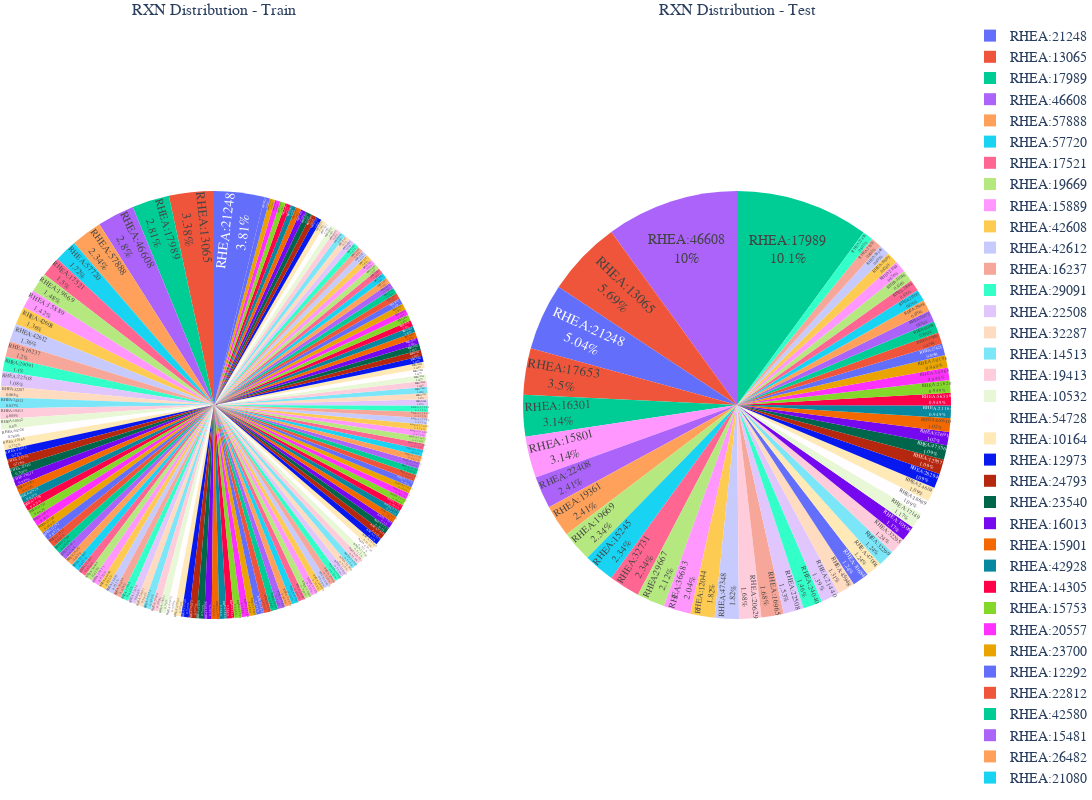

Notebook code cell kept with this figure:
### Code cell
# 创建子图
fig2 = make_subplots(
    rows=1, cols=2, 
    specs=[[{'type': 'domain'}, {'type': 'domain'}]],
    subplot_titles=['RXN Distribution - Train', 'RXN Distribution - Test']
)


# Add pie charts to each subplot
fig2.add_trace(fig2_1_1, row=1, col=1)
fig2.add_trace(fig2_1_2 , row=1, col=2)


# Update layout to control the size
fig2.update_layout(
    width=1950,  # total width of the figure
    height=800,  # total height of the figure
    margin=dict(t=20, b=10, l=0, r=40),  # margins around the figure
    font=dict(
        family='Times New Roman',  # 设置字体为 Times New Roman
        size=14  # 设置字体大小
    )
)

# Show the figure
fig2.show()

### Figure 1 — Plotly figure (JSON) as saved in the notebook; plotly's stock layout.template omitted (floating-point values rounded to 4 significant figures; data arrays with more than 128 entries replaced by an {"elided": "..."} marker saying what was removed)
{"data": [{"domain": {"x": [0, 0.45], "y": [0, 1]}, "hoverinfo": "label+percent+value", "labels": {"elided": "151 str values"}, "textinfo": "percent+label", "textposition": "inside", "type": "pie", "values": {"elided": "151 int values"}}, {"domain": {"x": [0.55, 1], "y": [0, 1]}, "hoverinfo": "label+percent+value", "labels": ["RHEA:17989", "RHEA:46608", "RHEA:13065", "RHEA:21248", "RHEA:17653", "RHEA:16301", "RHEA:15801", "RHEA:22408", "RHEA:19361", "RHEA:19669", "RHEA:15245", "RHEA:32731", "RHEA:29667", "RHEA:36683", "RHEA:12044", "RHEA:47348", "RHEA:20629", "RHEA:16965", "RHEA:22508", "RHEA:24040", "RHEA:21440", "RHEA:45948", "RHEA:10684", "RHEA:47004", "RHEA:32299", "RHEA:32295", "RHEA:10596", "RHEA:17149", "RHEA:18689", "RHEA:24604", "RHEA:28294", "RHEA:12957", "RHEA:47356", "RHEA:32691", "RHEA:68640", "RHEA:21164", "RHEA:56556", "RHEA:21620", "RHEA:10868", "RHEA:10196", "RHEA:27425", "RHEA:19849", "RHEA:60364", "RHEA:55972", "RHEA:24898", "RHEA:25500", "RHEA:25694", "RHEA:10748", "RHEA:21384", "RHEA:19093", "RHEA:58148", "RHEA:29351", "RHEA:22896"], "textinfo": "percent+label", "textposition": "inside", "type": "pie", "values": [138, 137, 78, 69, 48, 43, 43, 33, 33, 32, 32, 32, 29, 28, 25, 25, 23, 23, 21, 20, 19, 18, 17, 17, 17, 17, 16, 16, 15, 15, 15, 15, 15, 14, 14, 13, 13, 13, 13, 13, 12, 12, 12, 12, 12, 12, 12, 12, 12, 12, 11, 11, 11]}], "layout": {"annotations": [{"font": {"size": 16}, "showarrow": false, "text": "RXN Distribution - Train", "x": 0.225, "xanchor": "center", "xref": "paper", "y": 1, "yanchor": "bottom", "yref": "paper"}, {"font": {"size": 16}, "showarrow": false, "text": "RXN Distribution - Test", "x": 0.775, "xanchor": "center", "xref": "paper", "y": 1, "yanchor": "bottom", "yref": "paper"}], "font": {"family": "Times New Roman", "size": 14}, "height": 800, "margin": {"b": 10, "l": 0, "r": 40, "t": 20}, "width": 1950}}
